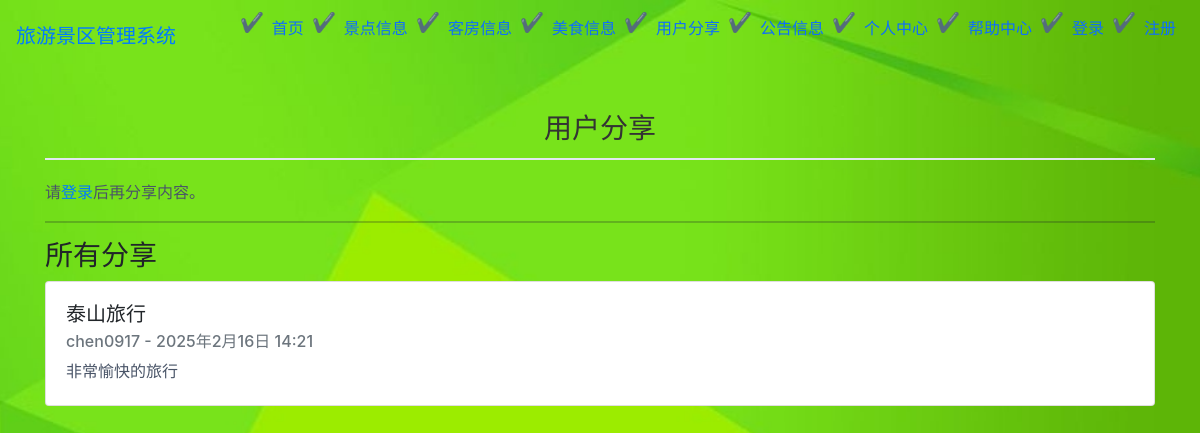
The page /user_sharing/ on the database its author committed.
### bookings/models.py (models this page shows, shortened)
class UserSharing(models.Model):
    user = models.ForeignKey(User, on_delete=models.CASCADE)
    title = models.CharField('分享标题', max_length=200)
    content = models.TextField('分享内容')
    created_at = models.DateTimeField('创建时间', auto_now_add=True)

### bookings/views.py (the view)
# urls.py: path('user_sharing/', views.user_sharing, name='user_sharing'),
def user_sharing(request):
    if request.method == 'POST' and request.user.is_authenticated:
        form = UserSharingForm(request.POST)
        if form.is_valid():
            sharing = form.save(commit=False)
            sharing.user = request.user
            sharing.save()
            messages.success(request, '分享内容已成功添加！')
            return redirect('user_sharing')
    else:
        form = UserSharingForm()
    user_sharings = UserSharing.objects.all().order_by('-created_at')
    return render(request, 'bookings/user_sharing.html', {'user_sharings': user_sharings, 'form': form})

### bookings/templates/bookings/user_sharing.html
{% extends 'bookings/base.html' %}
{% block content %}
<h2>用户分享</h2>
{% if user.is_authenticated %}
<form method="post" action="">
    {% csrf_token %}
    <div class="mb-3">
        <label for="title" class="form-label">分享标题</label>
        <input type="text" class="form-control" id="title" name="title" required>
    </div>
    <div class="mb-3">
        <label for="content" class="form-label">分享内容</label>
        <textarea class="form-control" id="content" name="content" rows="3" required></textarea>
    </div>
    <button type="submit" class="btn btn-primary">提交</button>
</form>
{% else %}
<p>请<a href="{% url 'login' %}">登录</a>后再分享内容。</p>
{% endif %}
<hr>
<h3>所有分享</h3>
{% for sharing in user_sharings %}
    <div class="card mb-3">
        <div class="card-body">
            <h5 class="card-title">{{ sharing.title }}</h5>
            <h6 class="card-subtitle mb-2 text-muted">{{ sharing.user.username }} - {{ sharing.created_at }}</h6>
            <p class="card-text">{{ sharing.content }}</p>
        </div>
    </div>
{% endfor %}
{% endblock %}

### static/css/style.css (style rules this page uses)
body { background-image: url('/static/images/backquanju.png'); background-size: cover; background-position: center; background-attachment: fixed; height: 100vh; margin: 0; }
h2 { color: #1a202c; font-size: 1.75rem; margin: 40px 0 20px; border-bottom: 2px solid #e2e8f0; padding-bottom: 12px; }
p { line-height: 1.6; font-size: 1rem; color: #4a5568; }
h2 { text-align: center; color: #333; }

### rows shown on the page
UserSharing: title "泰山旅行", user.username "chen0917", created_at "2025年2月16日 14:21", content "非常愉快的旅行"
